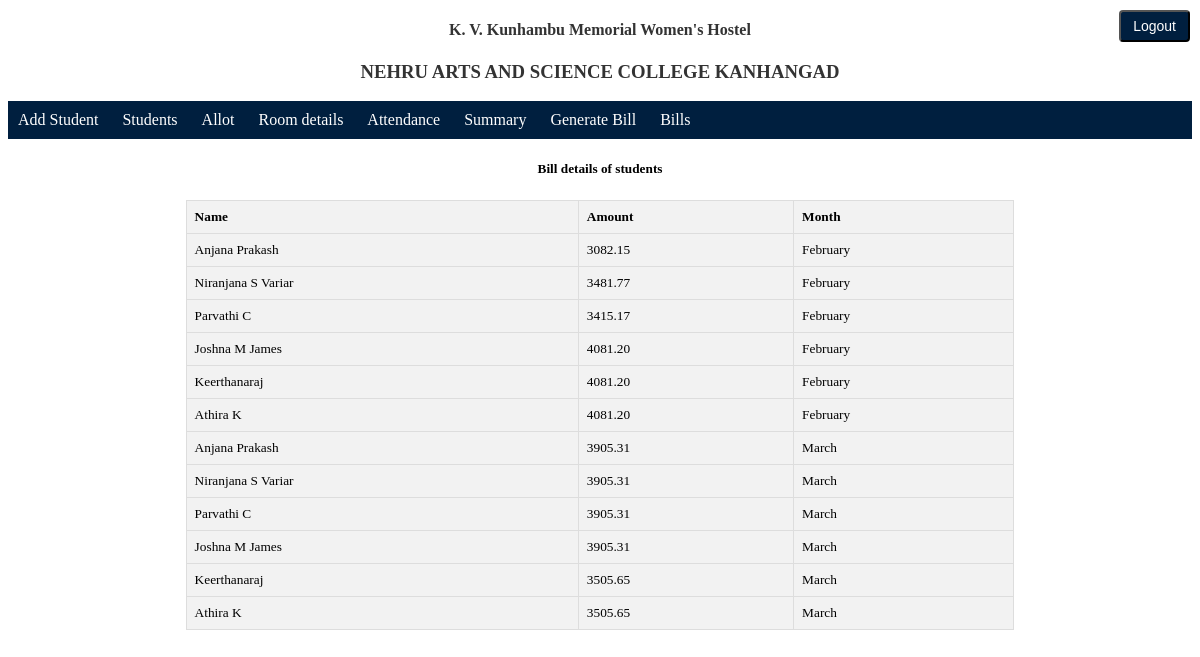
Page /viewbill (signed in) on the earlier database version.
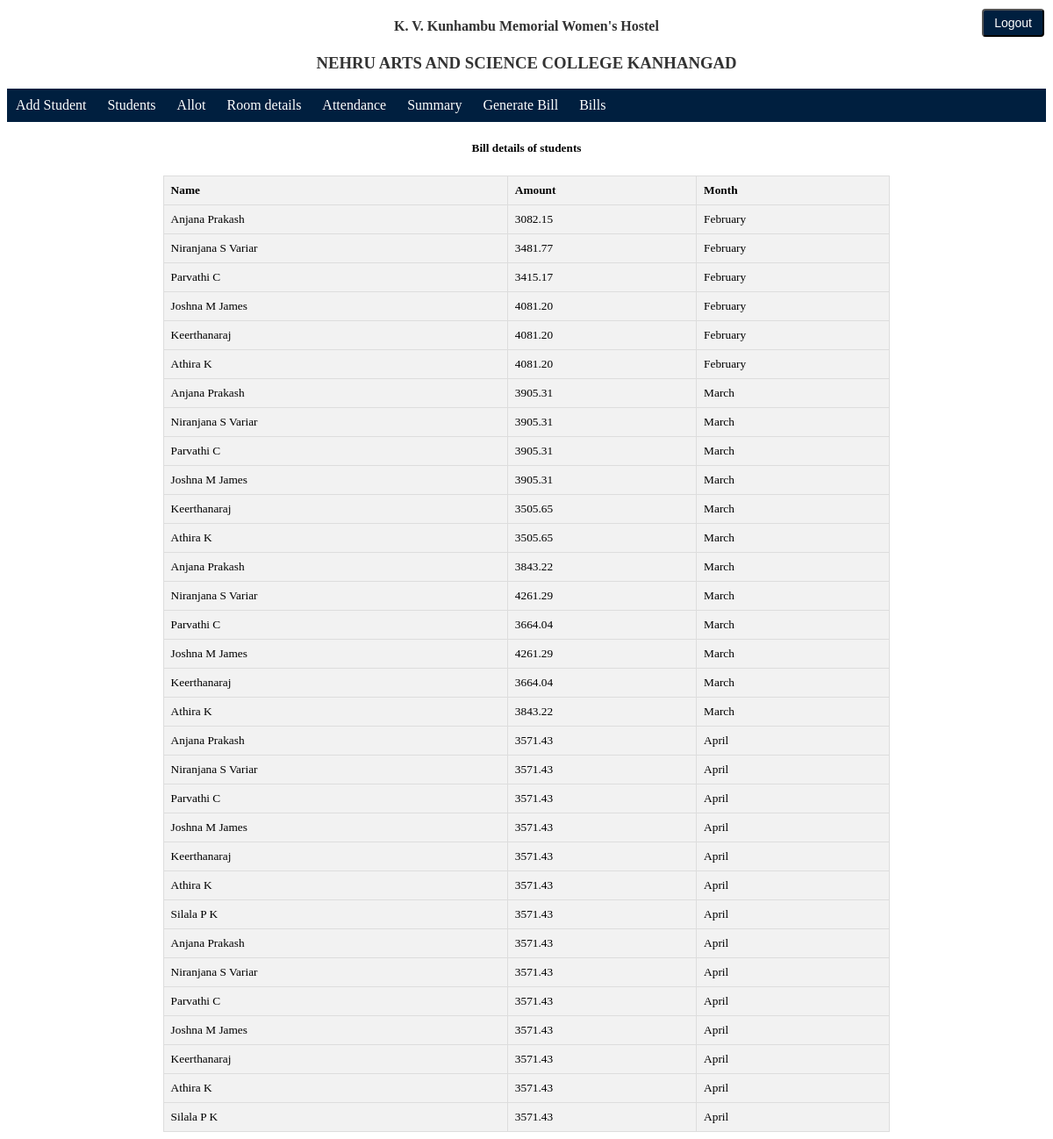
Same page on the later database version.
### hostel/models.py (models this page shows, shortened)
class StudentBill(models.Model):
    name = models.ForeignKey(Student,on_delete=models.CASCADE)
    total = models.DecimalField(max_digits=10,decimal_places=2)
    month = models.CharField(max_length=20)
    year = models.SmallIntegerField()

class Student(models.Model):
    name = models.CharField(max_length=50, unique=True)
    obc = 'OBC'
    oec = 'OEC'
    gen = 'GENERAL'
    sc = 'SC'
    st = 'ST'
    category_choices = [(obc,'OBC'),(oec,'OEC'),(gen,"GENERAL"),(sc,'SC'),(st,'ST')]
    category = models.CharField(max_length=20,choices=category_choices)
    pgm_id = models.ForeignKey(Programme,on_delete=models.CASCADE)
    yes = 'YES'
    no = 'NO'
    egrantz_choice = [(yes,'Yes'),(no,'No')]  #Change is needed No to NO
    E_Grantz = models.CharField(max_length = 10,choices=egrantz_choice)

### hostel/views.py (the view)
# urls.py: path('viewbill',views.view_bill,name='view_bill'),
@login_required()
def view_bill(request):
    context = StudentBill.objects.all().select_related('name')
    return render(request,"hostel/bill.html",{'bills':context})

### hostel/templates/hostel/bill.html (shortened to what this page needs)
{% extends 'base.html' %}
{% block content %}
    <h5>Bill details of students</h5>
    <div class="bill">
        <table>
            <thead>
                <tr>
                    <th>Name</th> <th>Amount</th><th>Month</th>
                </tr>
            </thead>
            <tbody>
                {% for bill in bills %}
                    <tr>
                        <td>{{ bill.name.name}}</td> <td>{{bill.total}}</td><td>{{bill.month}}</td>
                    </tr>
                {% endfor %}
            </tbody>
        </table>
    </div>
{% endblock %}

Differences in the rows shown:
added StudentBill: name.name "Anjana Prakash", total "3843.22", month "March"
added StudentBill: name.name "Niranjana S Variar", total "4261.29", month "March"
added StudentBill: name.name "Parvathi C", total "3664.04", month "March"
added StudentBill: name.name "Joshna M James", total "4261.29", month "March"
added StudentBill: name.name "Keerthanaraj", total "3664.04", month "March"
added StudentBill: name.name "Athira K", total "3843.22", month "March"
added StudentBill: name.name "Anjana Prakash", total "3571.43", month "April"
added StudentBill: name.name "Niranjana S Variar", total "3571.43", month "April"
added StudentBill: name.name "Parvathi C", total "3571.43", month "April"
added StudentBill: name.name "Joshna M James", total "3571.43", month "April"
added StudentBill: name.name "Keerthanaraj", total "3571.43", month "April"
added StudentBill: name.name "Athira K", total "3571.43", month "April"
added StudentBill: name.name "Silala P K", total "3571.43", month "April"
added StudentBill: name.name "Anjana Prakash", total "3571.43", month "April"
added StudentBill: name.name "Niranjana S Variar", total "3571.43", month "April"
added StudentBill: name.name "Parvathi C", total "3571.43", month "April"
added StudentBill: name.name "Joshna M James", total "3571.43", month "April"
added StudentBill: name.name "Keerthanaraj", total "3571.43", month "April"
added StudentBill: name.name "Athira K", total "3571.43", month "April"
added StudentBill: name.name "Silala P K", total "3571.43", month "April"
